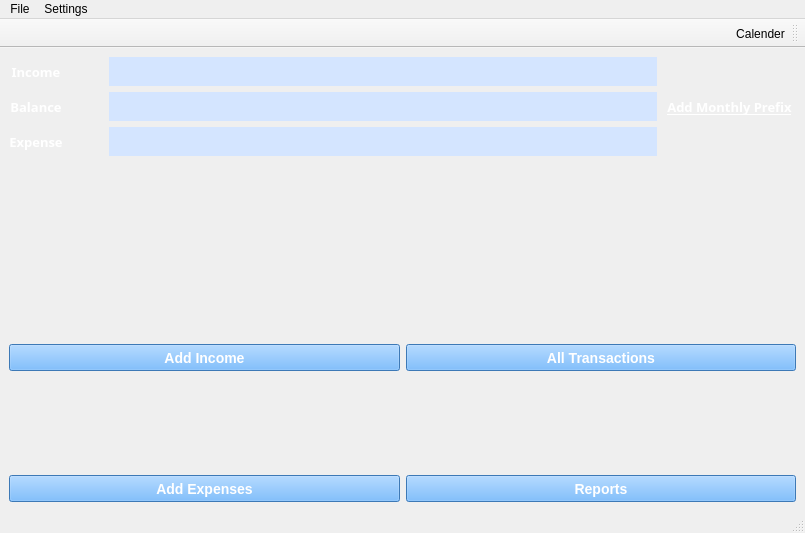
<?xml version="1.0" encoding="UTF-8"?>
<ui version="4.0">
 <class>MainMenu</class>
 <widget class="QMainWindow" name="MainMenu">
  <property name="geometry">
   <rect>
    <x>0</x>
    <y>0</y>
    <width>805</width>
    <height>533</height>
   </rect>
  </property>
  <property name="windowTitle">
   <string>MainWindow</string>
  </property>
  <widget class="QWidget" name="centralwidget">
   <layout class="QGridLayout" name="gridLayout_3">
    <item row="2" column="0" colspan="2">
     <layout class="QGridLayout" name="gridLayout_2">
      <item row="0" column="0">
       <layout class="QVBoxLayout" name="verticalLayout_5">
        <item>
         <layout class="QVBoxLayout" name="verticalLayout">
          <item>
           <widget class="QLabel" name="label_income">
            <property name="sizePolicy">
             <sizepolicy hsizetype="Preferred" vsizetype="Preferred">
              <horstretch>0</horstretch>
              <verstretch>0</verstretch>
             </sizepolicy>
            </property>
            <property name="minimumSize">
             <size>
              <width>337</width>
              <height>92</height>
             </size>
            </property>
            <property name="font">
             <font>
              <pointsize>12</pointsize>
             </font>
            </property>
            <property name="text">
             <string/>
            </property>
            <property name="alignment">
             <set>Qt::AlignCenter</set>
            </property>
            <property name="buddy">
             <cstring>pushButton_addIncome</cstring>
            </property>
           </widget>
          </item>
          <item>
           <widget class="QPushButton" name="pushButton_addIncome">
            <property name="minimumSize">
             <size>
              <width>337</width>
              <height>27</height>
             </size>
            </property>
            <property name="styleSheet">
             <string notr="true">QPushButton{
color:white;
font:bold;
font-size:14px;
background-color:rgb(85, 170, 255);
}</string>
            </property>
            <property name="text">
             <string>Add Income</string>
            </property>
           </widget>
          </item>
         </layout>
        </item>
        <item>
         <layout class="QVBoxLayout" name="verticalLayout_2">
          <item>
           <widget class="QLabel" name="label_expense">
            <property name="sizePolicy">
             <sizepolicy hsizetype="Preferred" vsizetype="Preferred">
              <horstretch>0</horstretch>
              <verstretch>0</verstretch>
             </sizepolicy>
            </property>
            <property name="minimumSize">
             <size>
              <width>337</width>
              <height>92</height>
             </size>
            </property>
            <property name="font">
             <font>
              <pointsize>12</pointsize>
             </font>
            </property>
            <property name="text">
             <string/>
            </property>
            <property name="alignment">
             <set>Qt::AlignCenter</set>
            </property>
            <property name="buddy">
             <cstring>pushButton_addExpense</cstring>
            </property>
           </widget>
          </item>
          <item>
           <widget class="QPushButton" name="pushButton_addExpense">
            <property name="minimumSize">
             <size>
              <width>337</width>
              <height>27</height>
             </size>
            </property>
            <property name="styleSheet">
             <string notr="true">QPushButton{
color:white;
font:bold;
font-size:14px;
background-color:rgb(85, 170, 255);
}</string>
            </property>
            <property name="text">
             <string>Add Expenses</string>
            </property>
           </widget>
          </item>
         </layout>
        </item>
       </layout>
      </item>
      <item row="0" column="1">
       <layout class="QVBoxLayout" name="verticalLayout_6">
        <item>
         <layout class="QVBoxLayout" name="verticalLayout_3">
          <item>
           <widget class="QLabel" name="label_Transactions">
            <property name="sizePolicy">
             <sizepolicy hsizetype="Preferred" vsizetype="Preferred">
              <horstretch>0</horstretch>
              <verstretch>0</verstretch>
             </sizepolicy>
            </property>
            <property name="minimumSize">
             <size>
              <width>337</width>
              <height>92</height>
             </size>
            </property>
            <property name="font">
             <font>
              <pointsize>12</pointsize>
             </font>
            </property>
            <property name="text">
             <string/>
            </property>
            <property name="alignment">
             <set>Qt::AlignCenter</set>
            </property>
            <property name="buddy">
             <cstring>pushButton_Transactions</cstring>
            </property>
           </widget>
          </item>
          <item>
           <widget class="QPushButton" name="pushButton_Transactions">
            <property name="minimumSize">
             <size>
              <width>337</width>
              <height>27</height>
             </size>
            </property>
            <property name="styleSheet">
             <string notr="true">QPushButton{
color:white;
font:bold;
font-size:14px;
background-color:rgb(85, 170, 255);
}</string>
            </property>
            <property name="text">
             <string>All Transactions</string>
            </property>
           </widget>
          </item>
         </layout>
        </item>
        <item>
         <layout class="QVBoxLayout" name="verticalLayout_4">
          <item>
           <widget class="QLabel" name="label_Reports">
            <property name="sizePolicy">
             <sizepolicy hsizetype="Preferred" vsizetype="Preferred">
              <horstretch>0</horstretch>
              <verstretch>0</verstretch>
             </sizepolicy>
            </property>
            <property name="minimumSize">
             <size>
              <width>337</width>
              <height>92</height>
             </size>
            </property>
            <property name="font">
             <font>
              <pointsize>12</pointsize>
             </font>
            </property>
            <property name="text">
             <string/>
            </property>
            <property name="alignment">
             <set>Qt::AlignCenter</set>
            </property>
            <property name="buddy">
             <cstring>pushButton_Reports</cstring>
            </property>
           </widget>
          </item>
          <item>
           <widget class="QPushButton" name="pushButton_Reports">
            <property name="minimumSize">
             <size>
              <width>337</width>
              <height>27</height>
             </size>
            </property>
            <property name="styleSheet">
             <string notr="true">QPushButton{
color:white;
font:bold;
font-size:14px;
background-color:rgb(85, 170, 255);
}</string>
            </property>
            <property name="text">
             <string>Reports</string>
            </property>
           </widget>
          </item>
         </layout>
        </item>
       </layout>
      </item>
     </layout>
    </item>
    <item row="0" column="1">
     <widget class="QPushButton" name="pushButton_monthlyPrefix">
      <property name="sizePolicy">
       <sizepolicy hsizetype="Preferred" vsizetype="MinimumExpanding">
        <horstretch>0</horstretch>
        <verstretch>0</verstretch>
       </sizepolicy>
      </property>
      <property name="minimumSize">
       <size>
        <width>131</width>
        <height>41</height>
       </size>
      </property>
      <property name="font">
       <font>
        <family>Arial Black</family>
        <pointsize>10</pointsize>
        <italic>false</italic>
        <bold>true</bold>
        <underline>true</underline>
       </font>
      </property>
      <property name="cursor">
       <cursorShape>PointingHandCursor</cursorShape>
      </property>
      <property name="styleSheet">
       <string notr="true">color:rgb(255, 255, 255);
font: 900 10pt &quot;Arial Black&quot;;</string>
      </property>
      <property name="text">
       <string>Add Monthly Prefix</string>
      </property>
      <property name="flat">
       <bool>true</bool>
      </property>
     </widget>
    </item>
    <item row="0" column="0">
     <layout class="QGridLayout" name="gridLayout">
      <item row="1" column="2">
       <widget class="QTextEdit" name="textEdit_balance">
        <property name="sizePolicy">
         <sizepolicy hsizetype="Expanding" vsizetype="Ignored">
          <horstretch>0</horstretch>
          <verstretch>0</verstretch>
         </sizepolicy>
        </property>
        <property name="minimumSize">
         <size>
          <width>343</width>
          <height>29</height>
         </size>
        </property>
        <property name="font">
         <font>
          <family>Times New Roman</family>
          <pointsize>12</pointsize>
          <bold>true</bold>
         </font>
        </property>
        <property name="cursor" stdset="0">
         <cursorShape>PointingHandCursor</cursorShape>
        </property>
        <property name="styleSheet">
         <string notr="true">border-style: outset;
background-color:rgb(212, 229, 255);
color:black;</string>
        </property>
       </widget>
      </item>
      <item row="2" column="2">
       <widget class="QTextEdit" name="textEdit_expense">
        <property name="sizePolicy">
         <sizepolicy hsizetype="Expanding" vsizetype="Ignored">
          <horstretch>0</horstretch>
          <verstretch>0</verstretch>
         </sizepolicy>
        </property>
        <property name="minimumSize">
         <size>
          <width>343</width>
          <height>29</height>
         </size>
        </property>
        <property name="font">
         <font>
          <family>Times New Roman</family>
          <pointsize>12</pointsize>
          <bold>true</bold>
         </font>
        </property>
        <property name="cursor" stdset="0">
         <cursorShape>PointingHandCursor</cursorShape>
        </property>
        <property name="styleSheet">
         <string notr="true">border-style: outset;
background-color:rgb(212, 229, 255);
color:black;</string>
        </property>
       </widget>
      </item>
      <item row="0" column="0">
       <widget class="QLabel" name="label_7">
        <property name="minimumSize">
         <size>
          <width>54</width>
          <height>29</height>
         </size>
        </property>
        <property name="font">
         <font>
          <family>Arial Black</family>
          <pointsize>10</pointsize>
          <italic>false</italic>
          <bold>true</bold>
          <strikeout>false</strikeout>
          <kerning>true</kerning>
         </font>
        </property>
        <property name="styleSheet">
         <string notr="true">color:rgb(255, 255, 255);
font: 900 10pt &quot;Arial Black&quot;;</string>
        </property>
        <property name="text">
         <string>Income</string>
        </property>
        <property name="alignment">
         <set>Qt::AlignCenter</set>
        </property>
       </widget>
      </item>
      <item row="2" column="0">
       <widget class="QLabel" name="label_6">
        <property name="minimumSize">
         <size>
          <width>54</width>
          <height>29</height>
         </size>
        </property>
        <property name="font">
         <font>
          <family>Arial Black</family>
          <pointsize>10</pointsize>
          <italic>false</italic>
          <bold>true</bold>
         </font>
        </property>
        <property name="styleSheet">
         <string notr="true">color:rgb(255, 255, 255);
font: 900 10pt &quot;Arial Black&quot;;</string>
        </property>
        <property name="text">
         <string>Expense</string>
        </property>
        <property name="alignment">
         <set>Qt::AlignCenter</set>
        </property>
       </widget>
      </item>
      <item row="1" column="1">
       <spacer name="horizontalSpacer">
        <property name="minimumSize">
         <size>
          <width>40</width>
          <height>29</height>
         </size>
        </property>
        <property name="orientation">
         <enum>Qt::Horizontal</enum>
        </property>
        <property name="sizeType">
         <enum>QSizePolicy::Maximum</enum>
        </property>
        <property name="sizeHint" stdset="0">
         <size>
          <width>40</width>
          <height>20</height>
         </size>
        </property>
       </spacer>
      </item>
      <item row="1" column="0">
       <widget class="QLabel" name="label_5">
        <property name="minimumSize">
         <size>
          <width>54</width>
          <height>29</height>
         </size>
        </property>
        <property name="font">
         <font>
          <family>Arial Black</family>
          <pointsize>10</pointsize>
          <italic>false</italic>
          <bold>true</bold>
         </font>
        </property>
        <property name="styleSheet">
         <string notr="true">color:rgb(255, 255, 255);
font: 900 10pt &quot;Arial Black&quot;;</string>
        </property>
        <property name="text">
         <string>Balance</string>
        </property>
        <property name="alignment">
         <set>Qt::AlignCenter</set>
        </property>
       </widget>
      </item>
      <item row="0" column="2">
       <widget class="QTextEdit" name="textEdit_income">
        <property name="sizePolicy">
         <sizepolicy hsizetype="Expanding" vsizetype="Ignored">
          <horstretch>0</horstretch>
          <verstretch>0</verstretch>
         </sizepolicy>
        </property>
        <property name="minimumSize">
         <size>
          <width>343</width>
          <height>29</height>
         </size>
        </property>
        <property name="font">
         <font>
          <family>Times New Roman</family>
          <pointsize>12</pointsize>
          <bold>true</bold>
         </font>
        </property>
        <property name="cursor" stdset="0">
         <cursorShape>PointingHandCursor</cursorShape>
        </property>
        <property name="styleSheet">
         <string notr="true">border-style: outset;
background-color:rgb(212, 229, 255);
color:black;</string>
        </property>
       </widget>
      </item>
     </layout>
    </item>
    <item row="1" column="0">
     <spacer name="verticalSpacer">
      <property name="orientation">
       <enum>Qt::Vertical</enum>
      </property>
      <property name="sizeHint" stdset="0">
       <size>
        <width>20</width>
        <height>40</height>
       </size>
      </property>
     </spacer>
    </item>
   </layout>
  </widget>
  <widget class="QMenuBar" name="menubar">
   <property name="geometry">
    <rect>
     <x>0</x>
     <y>0</y>
     <width>805</width>
     <height>21</height>
    </rect>
   </property>
   <widget class="QMenu" name="menuFile">
    <property name="title">
     <string>File</string>
    </property>
    <addaction name="actionDelete_All_Records"/>
    <addaction name="separator"/>
    <addaction name="actionLogout"/>
    <addaction name="actionExit"/>
   </widget>
   <widget class="QMenu" name="menuSettings">
    <property name="title">
     <string>Settings</string>
    </property>
    <widget class="QMenu" name="menuCurrency">
     <property name="title">
      <string>Currency</string>
     </property>
     <addaction name="actionPKR"/>
     <addaction name="actionUSD"/>
     <addaction name="actionEuro"/>
    </widget>
    <addaction name="menuCurrency"/>
    <addaction name="actionSet_Monthly_Prefix"/>
   </widget>
   <addaction name="menuFile"/>
   <addaction name="menuSettings"/>
  </widget>
  <widget class="QStatusBar" name="statusbar"/>
  <widget class="QToolBar" name="toolBar">
   <property name="windowTitle">
    <string>toolBar</string>
   </property>
   <property name="layoutDirection">
    <enum>Qt::RightToLeft</enum>
   </property>
   <attribute name="toolBarArea">
    <enum>TopToolBarArea</enum>
   </attribute>
   <attribute name="toolBarBreak">
    <bool>false</bool>
   </attribute>
   <addaction name="actionCalender"/>
  </widget>
  <action name="actionLogout">
   <property name="text">
    <string>Logout</string>
   </property>
  </action>
  <action name="actionPKR">
   <property name="checkable">
    <bool>true</bool>
   </property>
   <property name="checked">
    <bool>true</bool>
   </property>
   <property name="text">
    <string>PKR Rs.</string>
   </property>
  </action>
  <action name="actionUSD">
   <property name="checkable">
    <bool>true</bool>
   </property>
   <property name="text">
    <string>USD $</string>
   </property>
  </action>
  <action name="actionEuro">
   <property name="checkable">
    <bool>true</bool>
   </property>
   <property name="text">
    <string>Euro €</string>
   </property>
  </action>
  <action name="actionExit">
   <property name="text">
    <string>Exit</string>
   </property>
  </action>
  <action name="actionDelete_All_Records">
   <property name="text">
    <string>Delete All Records...</string>
   </property>
  </action>
  <action name="actionSet_Monthly_Prefix">
   <property name="text">
    <string>Set Monthly Prefix</string>
   </property>
  </action>
  <action name="actionCalender">
   <property name="icon">
    <iconset resource="Resources.qrc">
     <normaloff>:/resources/images/Flat-Calendar.png</normaloff>:/resources/images/Flat-Calendar.png</iconset>
   </property>
   <property name="text">
    <string>Calender</string>
   </property>
  </action>
 </widget>
 <resources>
  <include location="Resources.qrc"/>
 </resources>
 <connections/>
</ui>
